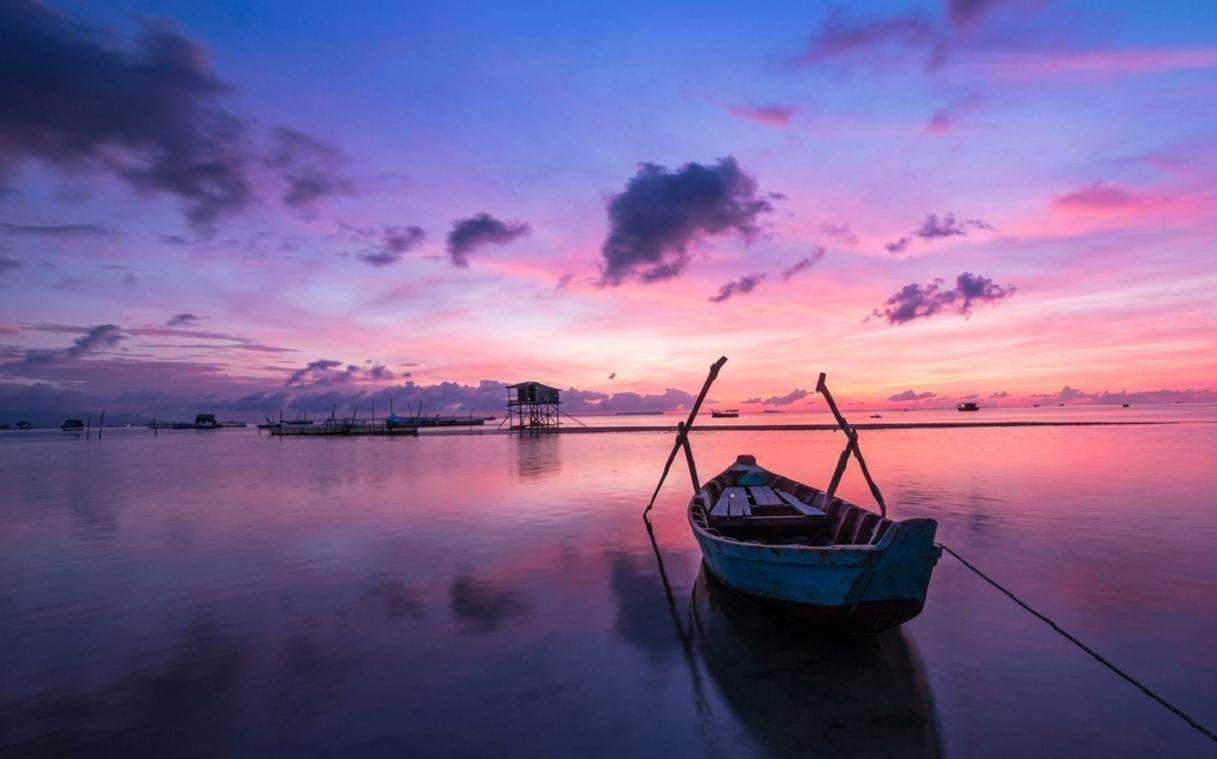
#> input picture CyberSecurity_mini/assets/original.jpg, 1217 x 759 px
$ python main.py
#> lines starting #> are read from the running program, lines starting #| are printed output that depends on the picture
import os
import hashlib
import exifread
from PIL import Image, ImageChops, ImageEnhance

def metadata(path):
    print("\n===== IMAGE METADATA =====")
    with open(path, 'rb') as f:
        tags = exifread.process_file(f)
        if tags:
            for tag, value in tags.items():
                print(f"{tag}: {value}")
        else:
            print("No EXIF metadata found.")

def generate_hash(path):
    h = hashlib.md5()
    with open(path, 'rb') as f:
        for chunk in iter(lambda: f.read(4096), b''):
            h.update(chunk)
    return h.hexdigest()

def ela_analysis(path):
    print("\n===== ERROR LEVEL ANALYSIS =====")
    original = Image.open(path).convert("RGB")
    original.save("temp.jpg", "JPEG", quality=95)
    compressed = Image.open("temp.jpg")
    diff = ImageChops.difference(original, compressed)
    diff = ImageEnhance.Brightness(diff).enhance(30)
    diff.save("ela_result.jpg")
    os.remove("temp.jpg")
    print("ELA completed. Saved as ela_result.jpg")

def analyze_image(path):
    if not os.path.isfile(path):
        print("Image not found!")
        return

    print("\n===== IMAGE FORENSIC REPORT =====")
    print("File:", path)
    img = Image.open(path)
    print("Format:", img.format)
    print("Dimensions:", img.size)
    print("MD5 Hash:", generate_hash(path))

    metadata(path)
    ela_analysis(path)

def compare_images():
    original = input("Enter original image path: ")
    suspected = input("Enter suspected image path: ")

    if not os.path.isfile(original) or not os.path.isfile(suspected):
        print("Image not found!")
        return

    h1 = generate_hash(original)
    h2 = generate_hash(suspected)

    print("\n===== INTEGRITY VERIFICATION =====")
    print("Original Hash:", h1)
    print("Suspected Hash:", h2)

    if h1 == h2:
        print("Result: IDENTICAL FILE CONTENTS")
    else:
        print("Result: DIFFERENT FILE CONTENTS")
        print("Possible modification detected.")

    ela_analysis(suspected)

while True:
    print("\n===== DIGITAL IMAGE FORENSIC TOOL =====")
    print("1. Analyze Image")
    print("2. Compare Original and Suspected Image")
    print("3. Exit")

    choice = input("\nEnter your choice: ")
#> the answer given: 1

    if choice == '1':
        path = input("Enter image path: ")
#> the answer given: assets/original.jpg
        analyze_image(path)
#> in analyze_image, img is the input picture: PIL image 1217x759 RGB; mean R, G, B 121, 98.8, 144.8
#| Format: JPEG
#| Dimensions: (1217, 759)
#> (the call stopped at in metadata, `tags = exifread.process_file(f)`: exifread is not available in this run)
#> in ela_analysis, `diff = ImageEnhance.Brightness(diff).enhance(30)`:
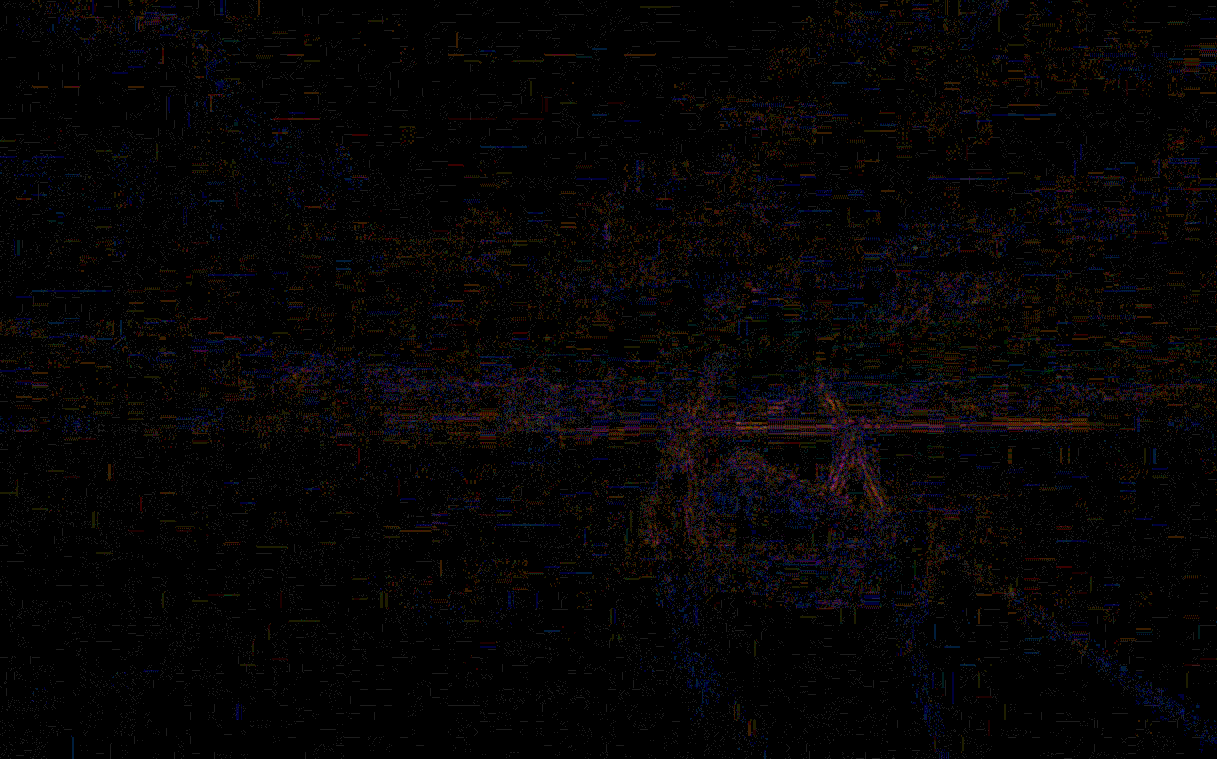
#> diff: PIL image 1217x759 RGB; mean R, G, B 5.3, 4, 4.6

    elif choice == '2':
        compare_images()

    elif choice == '3':
        print("Forensic analysis completed.")
        break

    else:
        print("Invalid choice!")
#> pass 2 of the loop `while True:`:
#> the answer given: 1
#> the answer given: assets/modified.jpg
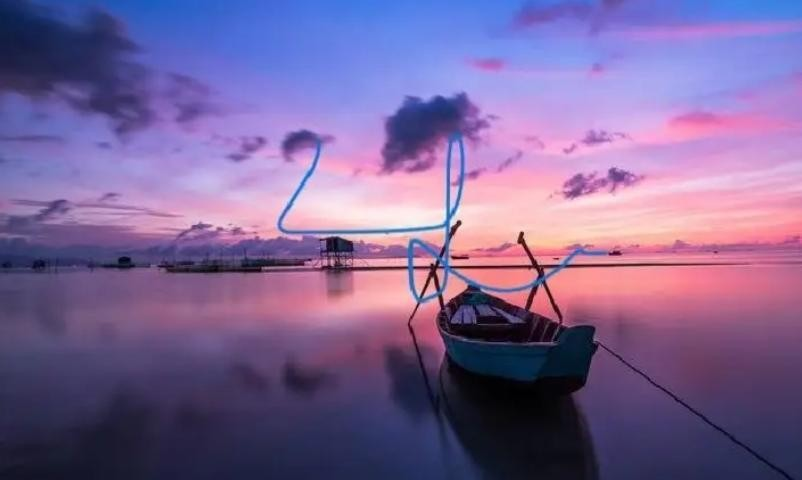
#> input picture CyberSecurity_mini/assets/modified.jpg, 802 x 480 px
#> in analyze_image, img is the input picture: PIL image 802x480 RGB; mean R, G, B 124, 101, 149.7
#| Format: JPEG
#| Dimensions: (802, 480)
#> compressed: PIL image 802x480 RGB
#> in ela_analysis (call 2), `diff = ImageEnhance.Brightness(diff).enhance(30)`:
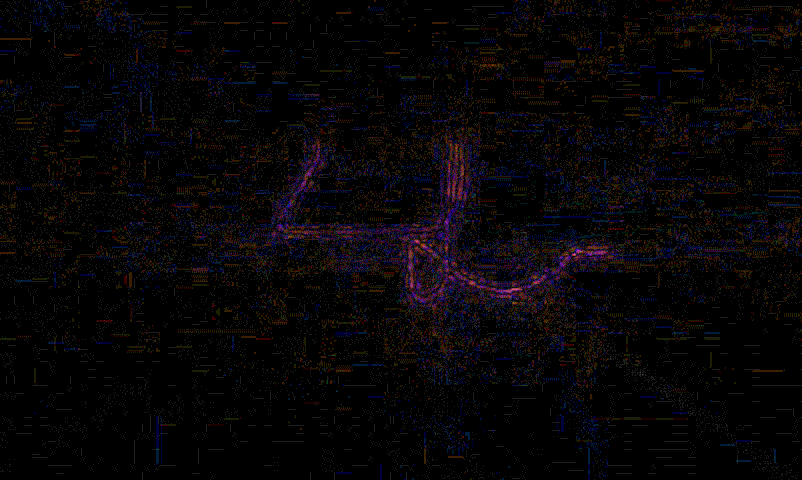
#> diff: PIL image 802x480 RGB; mean R, G, B 6.8, 4.8, 6.3
#> (the run stopped early here; a loop or call above may not have finished)
